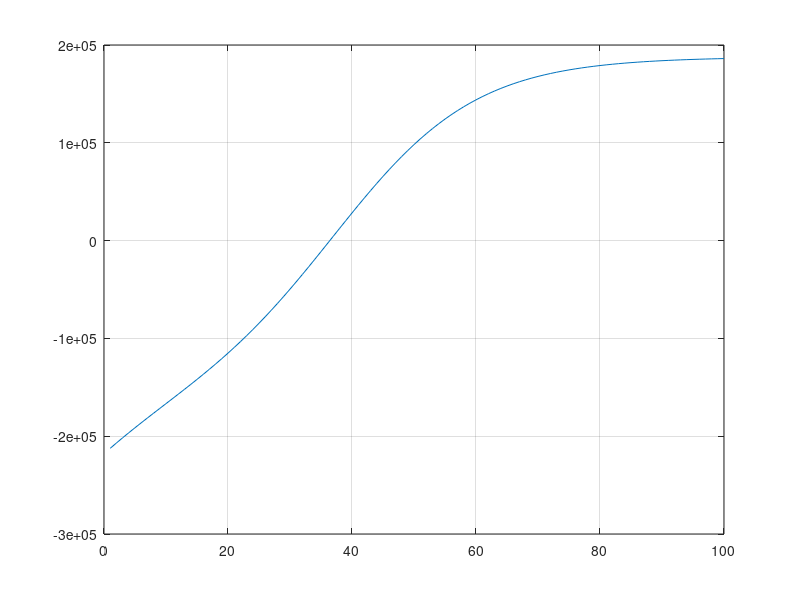

Recreate this plot in MATLAB. (Note: this script raises an error after producing the figure.)
%% Parameters
P_umax=80000;
ku=0.05;
P_umin=110000;

P_smax=320000;
P_0=10000;
ks=0.09;

P_s=@(t)P_smax./(1+(P_smax/P_0-1)*exp(-ks*t));
P_u=@(t)P_umax*exp(-ku*t)+P_umin;
f=@(t)P_s(t)-1.2*P_u(t);
%Graphical method
t=1:100;
plot(t,f(t))
grid on

%% Rfalsi
% from graph xl=30 & xu=40
fprintf('Time is between 30 to 40 years from graphical method\n');
fprintf('False position method: \n');
root=rfalsi(f,30,40);
fprintf('By False position method->Time is %.2f Years\n',root);
fprintf('Population in the suburbs: %.4f\n',P_s(root));
fprintf('Population in the city: %.4f\n',P_u(root));



